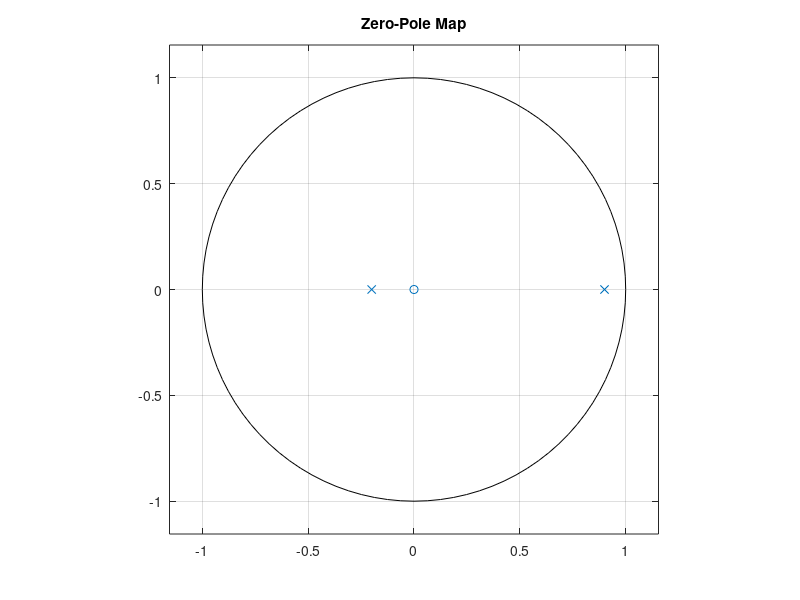
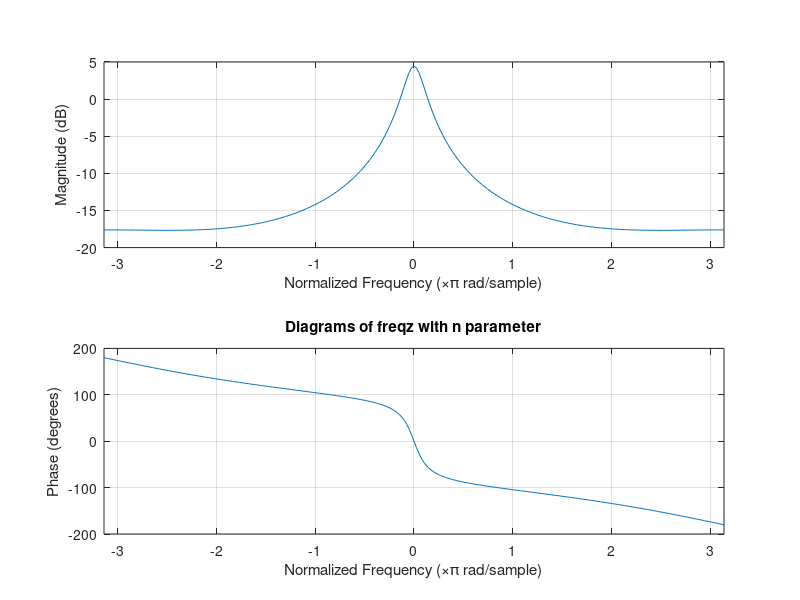
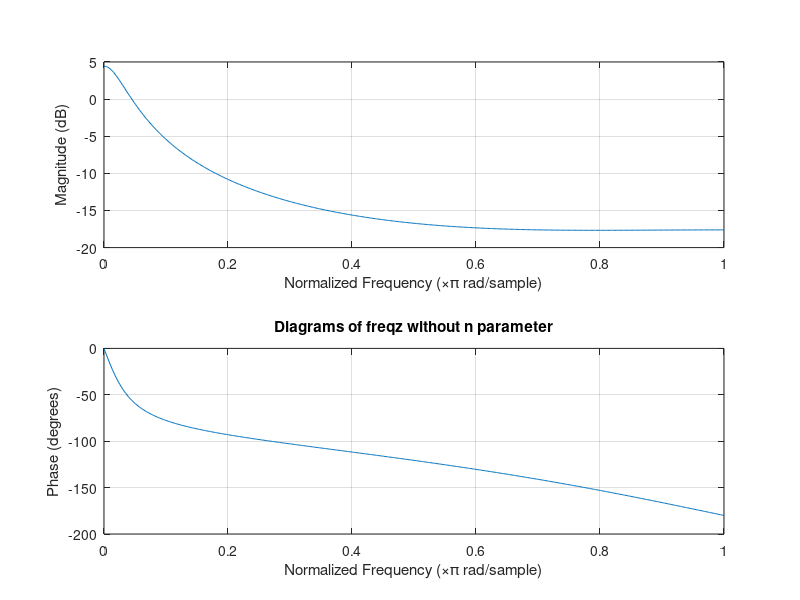
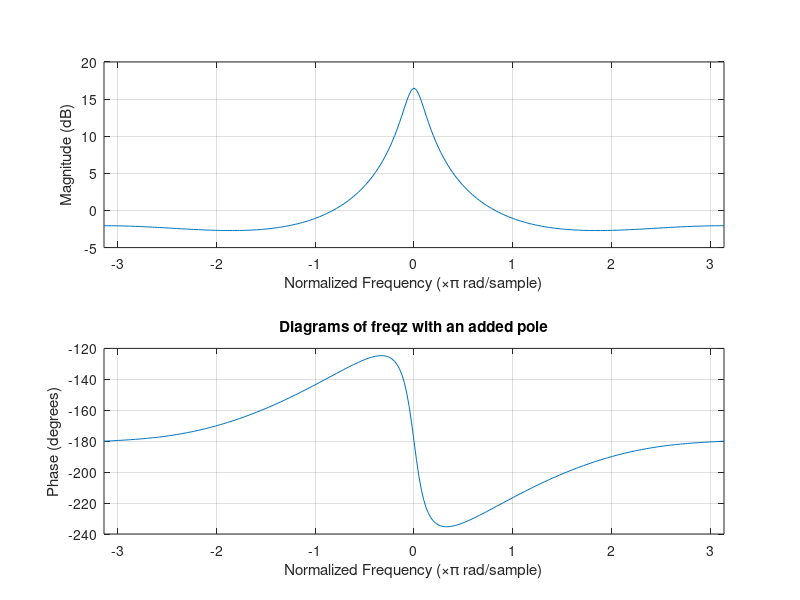

MATLAB code for these plots, in order: (Note: this script raises an error after producing the figures.)
% ---------------------------------------------------------------------------------
%   LAB 2 
%
%   Authors : 
%               - Spyridakis Christos
%               - Marinou Ioanna
%               - Paterakis Isidoros
%
%   Created Date : 2/11/2019
%   Last Updated : 5/11/2019
%
%   Description: 
%               Code created for labs of Digital Signal Processing Course
%               in Technical University of Crete
%
% ---------------------------------------------------------------------------------
close all ; clear all ; clc ; 

%---------------------------------------------------------
%    Ex 1 begins 
%-------------------
Ts=1;                           % Sampling frequency

% b
num_1b = [0 0.2 0];             % numetator of transfer function 
den_1b = [1 -0.7 -0.18];        % denominator of transfer function
system_1b=tf(num_1b,den_1b);    % Convertion to Transfer function

figure()
zplane(num_1b,den_1b);          % Display Zero-Pole map including unit circle
title('Zero-Pole Map');

% Second option using system, but without unit cicle display
% figure()
% pzmap(system_1b)


%d
figure()
df = pi/128;
f = [-pi : df : pi];
b = [0 0.2 0];            
a = [1 -0.7 -0.18];        
 
freqz(b,a,f)
title('Diagrams of freqz with n parameter');
figure();
freqz(b,a)
 
title('Diagrams of freqz without n parameter');
%e
figure();
b = [-1 0.2 0];            
a = [1 -0.7 -0.18];        
 
freqz(b,a,f)
title('Diagrams of freqz with an added pole');


%---------------------------------------------------------
%    Ex 2 begins 
%-------------------
numerator_2a = [4 -3.5 0];                                  %adds the factors of the numerator to a vector
denominator_2a = [1 -2.5 1];                                %adds the factors of the denominator to a vector
[roots, poles, k] = residuez(numerator_2a, denominator_2a)  %uses the residuez MATLAB function to calculate the roots, poles and k(not important here)

syms z;                                                     %the definition of z
        
h1 = roots(1) / ((1-poles(1)*z^(-1)));                      %makes the first half of the analyzed transfer function
h2 = roots(2) / ((1-poles(2)*z^(-1)));                      %makes the second half of the analyzed transfer function
H = h1 + h2;                                                %adds up the 2 parts
pretty(H)                                                   %prints the result

Hz = iztrans(H)                                             %calculates the inverse z transform of the transfer function